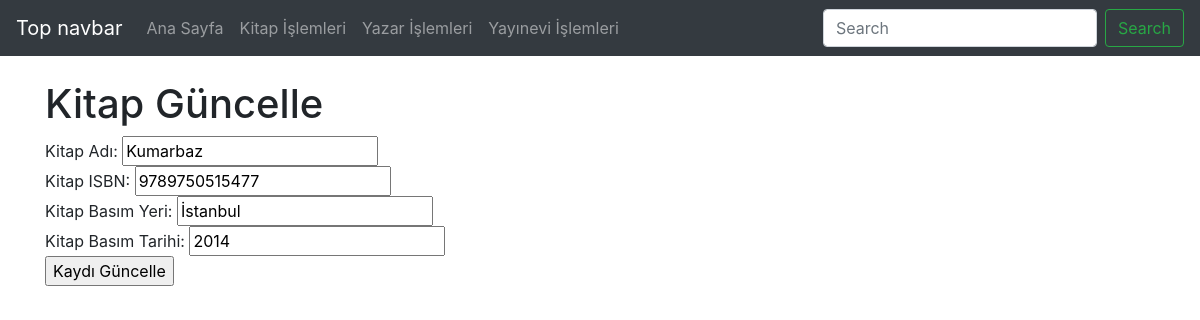
The app's page /kitapguncellenecek.php?kitapNo=1 with its own data.
### tables this page shows
CREATE TABLE `kitap` (
  `kitapNo` int(11) NOT NULL COMMENT 'Kitap tablosunun ana anahtarı',
  `kitapKayitTarih` timestamp NOT NULL DEFAULT CURRENT_TIMESTAMP COMMENT 'kitabın veri tabanına kayıt tarihi',
  `kitapAdi` varchar(200) NOT NULL COMMENT 'kitabın tam adı',
  `ISBN` varchar(13) NOT NULL COMMENT '13 haneli ISBN bilgisi',
  `kitapBasimYer` varchar(50) NOT NULL COMMENT 'kitabın basım yeri',
  `kitapBasimTarih` year(4) NOT NULL COMMENT 'kitabın basım yılı',
  `yayineviKayitNo` int(11) NOT NULL COMMENT 'Yayınevi Numarası Bilgisi',
  `yazarKayitNo` int(11) NOT NULL COMMENT 'yazar numara bilgisi',
  `eserAciklama` text NOT NULL COMMENT 'Eserin Aciklamasi'
);

### kitapguncellenecek.php (the view, shortened to what this page needs)
<?php
    require_once("baglanti.php");
    $guncellenecek = mysqli_real_escape_string($baglanti, $_GET["kitapNo"]);
    $sorgu = mysqli_query($baglanti, "SELECT * FROM kitap WHERE kitapNo = $guncellenecek");
    $satir = mysqli_fetch_assoc($sorgu)
?>
<!DOCTYPE html>
<html lang="tr"><head><meta http-equiv="Content-Type" content="text/html; charset=UTF-8">
<link href="bootstrap.min.css" rel="stylesheet">
    <link href="./katalog_files/navbar-top.css" rel="stylesheet">
  </head>
  <body>
    <nav class="navbar navbar-expand-md navbar-dark bg-dark mb-4">
  <a class="navbar-brand" href="https://getbootstrap.com/docs/4.4/examples/navbar-static/#">Top navbar</a>
  <div class="collapse navbar-collapse" id="navbarCollapse">
    <ul class="navbar-nav mr-auto">
      <li class="nav-item">
        <a class="nav-link" href="index.php">Ana Sayfa </a>
      </li>
      <li class="nav-item">
        <a class="nav-link" href="kitap.php">Kitap İşlemleri</a>
      </li>
      <li class="nav-item">
        <a class="nav-link" href="yazar.php">Yazar İşlemleri</a>
      </li>
      <li class="nav-item">
        <a class="nav-link" href="yayinevi.php">Yayınevi İşlemleri</a>
      </li>
    </ul>
    <form class="form-inline mt-2 mt-md-0">
      <input class="form-control mr-sm-2" type="text" placeholder="Search" aria-label="Search">
      <button class="btn btn-outline-success my-2 my-sm-0" type="submit">Search</button>
    </form>
  </div>
</nav>
<main role="main" class="container">
<h1>Kitap Güncelle</h1>
        <form action="kitap_guncellendi.php" method="post">
            Kitap Adı: <input type="text" value="<?php echo $satir["kitapAdi"] ;?>" name="kitapAdi"><br>
            Kitap ISBN: <input type="text" value="<?php echo $satir["ISBN"] ;?>" name="ISBN"><br>
            Kitap Basım Yeri: <input type="text" value="<?php echo $satir["kitapBasimYer"] ;?>" name="kitapBasimYer"><br>
            Kitap Basım Tarihi: <input type="text" value="<?php echo $satir["kitapBasimTarih"] ;?>" name="kitapBasimTarih"><br>
            <input type="submit" value="Kaydı Güncelle">
        </form>
</main>
</body></html>

### navbar-top.css (style rules this page uses)
body { min-height: 75rem; }

### records on screen
kitap: kitapAdi "Kumarbaz", ISBN "9789750515477", kitapBasimYer "İstanbul", kitapBasimTarih "2014"
